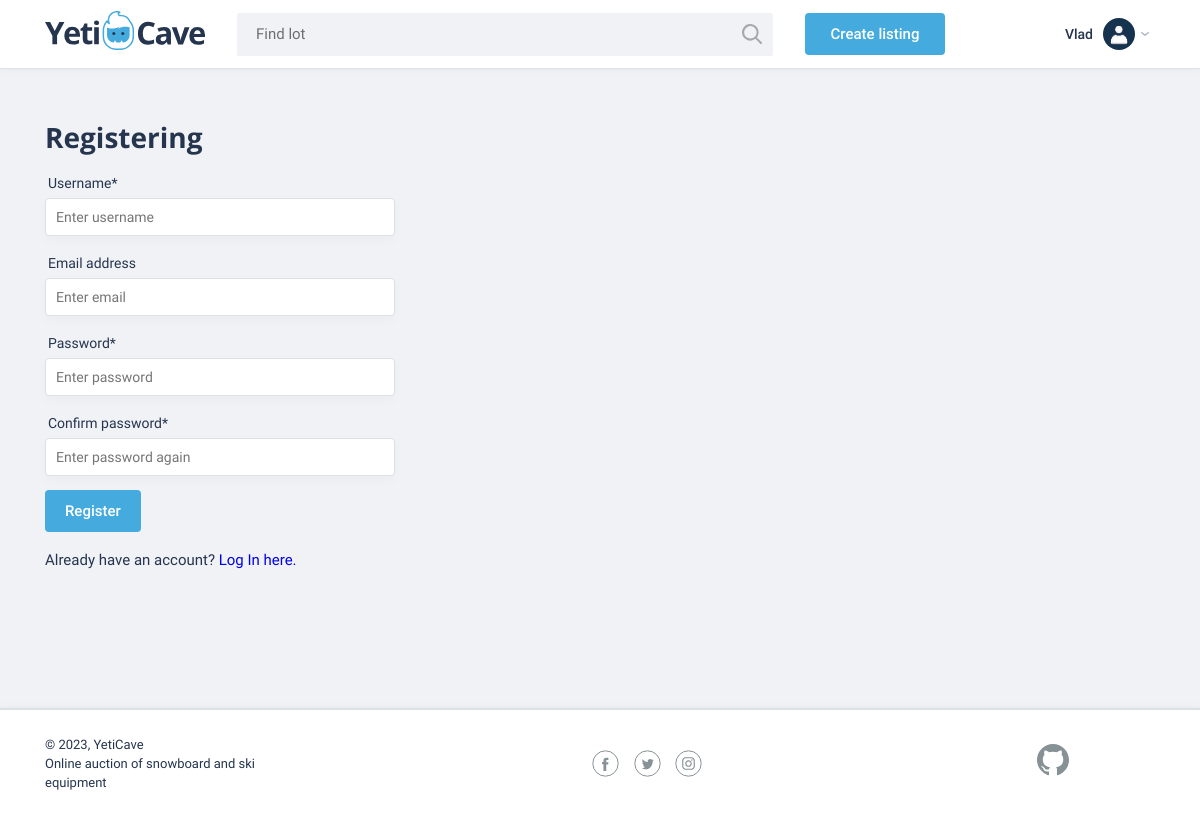
The app's page /register (signed in), older data.
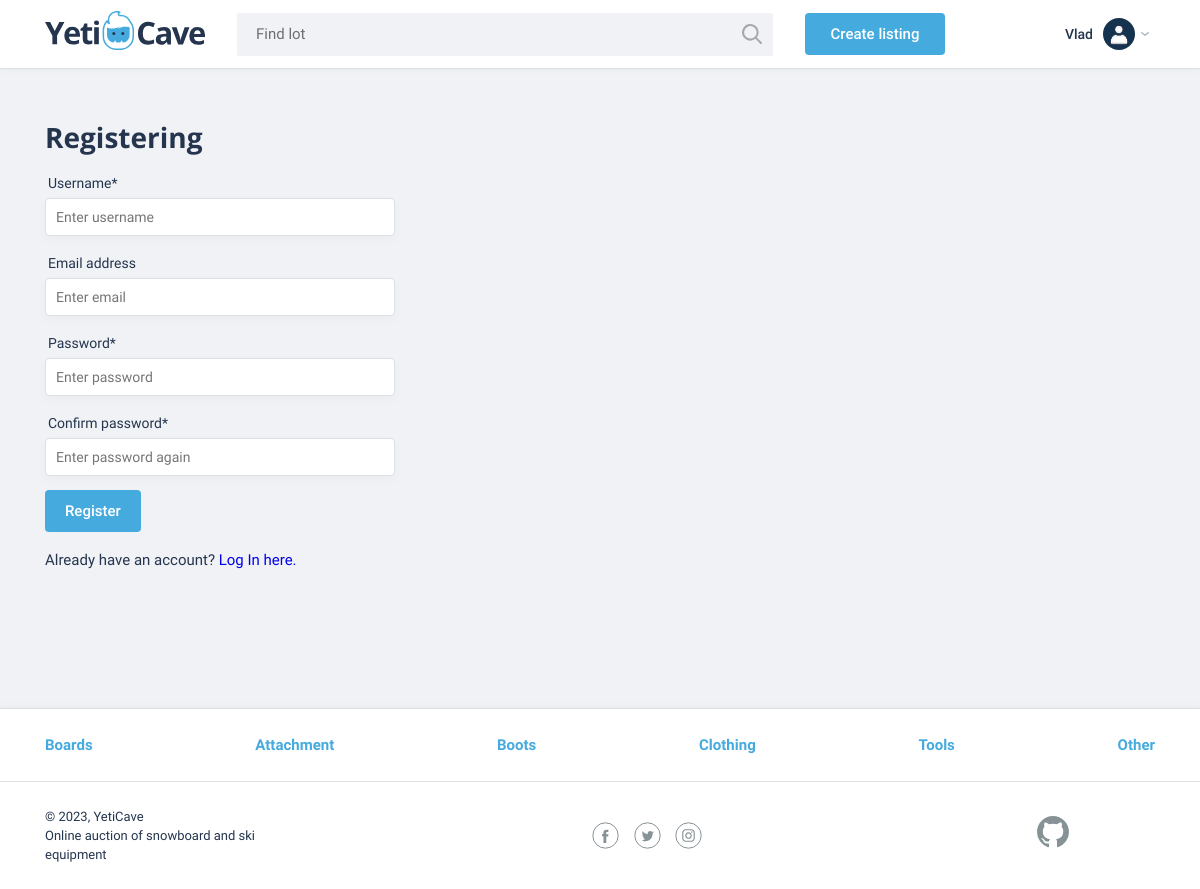
The same page, newer data.
### auctions/models.py (models this page shows, shortened)
class User(AbstractUser):
    pass

class Category(models.Model):
    name = models.CharField(max_length=64)

### auctions/views.py (the view)
# urls.py: path("register", views.register, name="register"),
def register(request):
    if request.method == "POST":
        form = RegisteringForm(request.POST)
        if form.is_valid():
            username = form.cleaned_data["username"]
            email = form.cleaned_data["email"]
            password = form.cleaned_data["password"]
            confirmation = form.cleaned_data["confirmation"]
            if password != confirmation:
                return render(request, "auctions/register.html", {
                    "form": form,
                    "message": "Passwords must match."
                })
            user = User.objects.create_user(username, email, password)
            user.save()
            login(request, user)
            return HttpResponseRedirect(reverse("index"))
    else:
        form = RegisteringForm()
    return render(request, "auctions/register.html", {"form": form})

### auctions/forms.py
class RegisteringForm(forms.ModelForm):
    confirmation = forms.CharField(
        label="Confirm password",
        widget=forms.TextInput(attrs={"placeholder": "Enter password again"}),
    )
    class Meta:
        model = User
        fields = ["username", "email", "password"]
        widgets = {
            "username": forms.TextInput(attrs={"placeholder": "Enter username"}),
            "email": forms.TextInput(attrs={"placeholder": "Enter email"}),
            "password": forms.TextInput(attrs={"placeholder": "Enter password"}),
        }

### auctions/context_processors.py (called while the page is built)
def categories(request):
    categories = Category.objects.all()
    return {"categories": categories}

### auctions/templates/auctions/register.html (shortened to what this page needs)
{% extends "auctions/layout.html" %}
{% block body %}
    <main class="container">
        <form action="{% url 'register' %}" method="post" class="form form-login {% if form.errors %}form__item--invalid{% endif %}">
            <h2>Registering</h2>
            {% for field in form %}
                <div class="form__item">
                    <label for="{{ field.id_for_label }}">
                        {{ field.label }}{% if field.field.required %}*{% endif %}
                    </label>
                    {{ field }}
                </div>
            {% endfor %}
            <button type="submit" class="button">Register</button>
            <p>Already have an account? <a href="{% url 'login' %}">Log In here.</a></p>
        </form>
    </main>
{% endblock %}

### auctions/templates/auctions/layout.html (shortened to what this page needs)
{% load static %}
<!DOCTYPE html>
<html lang="en">
<head>
    <link href="{% static 'auctions/css/normalize.min.css' %}" rel="stylesheet">
    <link href="{% static 'auctions/css/flatpickr.min.css' %}" rel="stylesheet">
    <link href="{% static 'auctions/css/styles.css' %}" rel="stylesheet">
</head>
<body>
    <header class="main-header">
        <div class="main-header__container container">
            <a href="/" class="main-header__logo">
                <img src="{% static 'auctions/img/logo.svg' %}" width="160" height="39" alt="YetiCave Logo">
            </a>
            <form method="get" action="/search" class="main-header__search">
                <input type="search" name="text" placeholder="Find lot">
                <button class="main-header__search-btn" type="submit">
                </button>
            </form>
            {% if user.is_authenticated %}
            <a class="main-header__add-lot button" href="{% url 'create_listing' %}">Create listing</a>
            <div class="user-menu__wrapper">
                <button class="button__menu-open menu-open">
                    <span class="menu-open__name">{{ user.username }}</span>
                    <img class="menu-open__image" src="{% static 'auctions/img/user.png' %}" width="32" height="32"
                        alt="User avatar">
                </button>
            </div>
            {% endif %}
        </div>
    </header>
    {% block body %}
    {% endblock %}
    <footer class="main-footer">
        <nav class="nav">
            <ul class="nav__list container">
                {% for category in categories %}
                    <li class="nav__item">
                        <a href="{{ category.id }}">
                            {{ category.name }}
                        </a>
                    </li>
                {% endfor %}
            </ul>
        </nav>
        <div class="main-footer__bottom container">
            <div class="main-footer__copyright">
                <p>© 2023, YetiCave</p>
                <p>Online auction of snowboard and ski equipment</p>
            </div>
            <div class="main-footer__social social">
                <a class="social__link social__link--facebook" href="#">Facebook
                </a><a class="social__link social__link--twitter" href="#">Twitter
                </a><a class="social__link social__link--instagram" href="#">Instagram
                </a>
            </div>
            <div class="main-footer__developed-by">
                <a class="logo-github" href="https://github.com/vFlicker">
                </a>
            </div>
        </div>
    </footer>
</body>
</html>

### auctions/static/auctions/css/styles.css (style rules this page uses)
html { box-sizing: border-box; }
*, *:before, *:after { box-sizing: inherit; }
html, body { height: 100%; }
body { display: flex; flex-direction: column; min-width: 1140px; background-color: #f0f2f5; font-family: "Roboto", sans-serif; font-weight: 400; font-size: 15px; line-height: 26px; color: #25354e; }
main { flex: 1 0 auto; }
footer { flex-shrink: 0; }
a { text-decoration: none; }
button { padding: 0px; background: 0px 0px; border: none; text-decoration: none; cursor: pointer; display: inline-block; font: inherit; text-align: center; word-break: break-word; overflow-wrap: break-word; transition: color 0.3s ease 0s, background-color 0.3s ease 0s; outline: 0px; }
h2 { margin: 0; font-family: "Open Sans", sans-serif; font-size: 28px; line-height: 35px; font-weight: 700; }
.container { width: 1140px; margin: 0 auto; padding: 0 15px; }
.button { display: block; padding: 8px 20px; background-color: #45abde; color: #fff; text-align: center; font-weight: 500; border: none; border-radius: 4px; transition: background-color .1s; }
.main-header { background-color: #fff; border-bottom: 1px solid #dce1e6; box-shadow: 0px -8px 10px rgba(0, 0, 0, 0.5); }
.main-header__container { display: flex; justify-content: flex-start; align-items: center; min-height: 68px; padding: 0 15px; }
.main-header__logo { display: block; margin-right: 30px; }
.main-header__search { position: relative; width: 540px; margin-right: 30px; }
.main-header__search input[type="search"] { width: 100%; padding: 8px 19px 9px 19px; background-color: #f0f2f5; border: 2px solid #fff; border-radius: 4px; }
.main-header__search-btn { content: ""; position: absolute; top: 3px; right: 3px; width: 20px; height: 20px; padding: 20px; background: url("../img/search.svg") center no-repeat; opacity: 0.3; border: 0; font-size: 0; cursor: pointer; }
.main-header__add-lot { width: 100%; max-width: 140px; margin-right: 30px; }
.user-menu__wrapper { margin-left: auto; position: relative; }
.menu-open { display: flex; align-items: center; min-height: 64px; padding: 0 20px 0 20px; position: relative; background-color: transparent; border: none; cursor: pointer; }
.menu-open::after { content: ''; width: 12px; height: 8px; position: absolute; top: 50%; margin-top: -4px; right: 4px; background-image: url("../img/arrow.svg"); }
.menu-open__name { margin-right: 10px; color: #25354e; font-size: 14px; font-weight: 500; line-height: 22px; }
.menu-open__image { display: flex; width: 32px; height: 32px; margin: auto; border-radius: 50%; background-color: #fff; overflow: hidden; }
.main-footer { margin-top: 120px; background-color: #fff; border-top: 1px solid #dce1e6; box-shadow: 0px 8px 10px rgba(0, 0, 0, 0.5); }
.main-footer__bottom { display: flex; justify-content: space-between; align-items: center; padding: 25px 15px; }
.main-footer__copyright { max-width: 212px; }
.main-footer__copyright p { margin: 0; font-size: 13px; line-height: 19px; }
.main-footer__social { width: 110px; }
.social { display: flex; justify-content: space-between; flex-wrap: wrap; }
.social__link { display: flex; width: 27px; height: 27px; font-size: 0; }
.logo-github { display: flex; width: 118px; height: 40px; font-size: 0; }
.main-footer .nav { background-color: #fff; border-bottom: 1px solid #dce1e6; }
.nav__list { display: flex; justify-content: space-between; flex-wrap: wrap; list-style: none; }
.nav__item a { position: relative; display: block; padding: 12px 0; font-weight: 700; color: #45abde; }
.nav__item a::before { content: ''; position: absolute; left: 50%; width: 0; height: 2px; background-color: #45abde; bottom: 0; -webkit-transition: all 0.3s ease 0s; -moz-transition: all 0.3s ease 0s; -ms-transition: all 0.3s ease 0s; -o-transition: all 0.3s ease 0s; transition: all 0.3s ease 0s; }
.main-footer .nav__item a { padding: 23px 0; }
.form { padding-top: 51px; }
.form-register, .form-login { max-width: 350px; }
.form h2 { padding-bottom: 15px; }
.form__item { width: 100%; margin: 0; margin-bottom: 14px; font-size: 14px; }
.form__item label { display: block; margin: 0 0 2px 3px; }
.form__item input, .form__item textarea { display: block; width: 100%; padding: 5px 10px; border: 1px solid #dce1e6; border-radius: 4px; box-shadow: 0px 4px 10px rgb(90 90 90 / 4%); }
.form .button { display: inline-block; vertical-align: middle; margin-right: 20px; }

Row changes from the older to the newer data that the page shows:
added Category: name "Boards"
added Category: name "Attachment"
added Category: name "Boots"
added Category: name "Clothing"
added Category: name "Tools"
added Category: name "Other"
